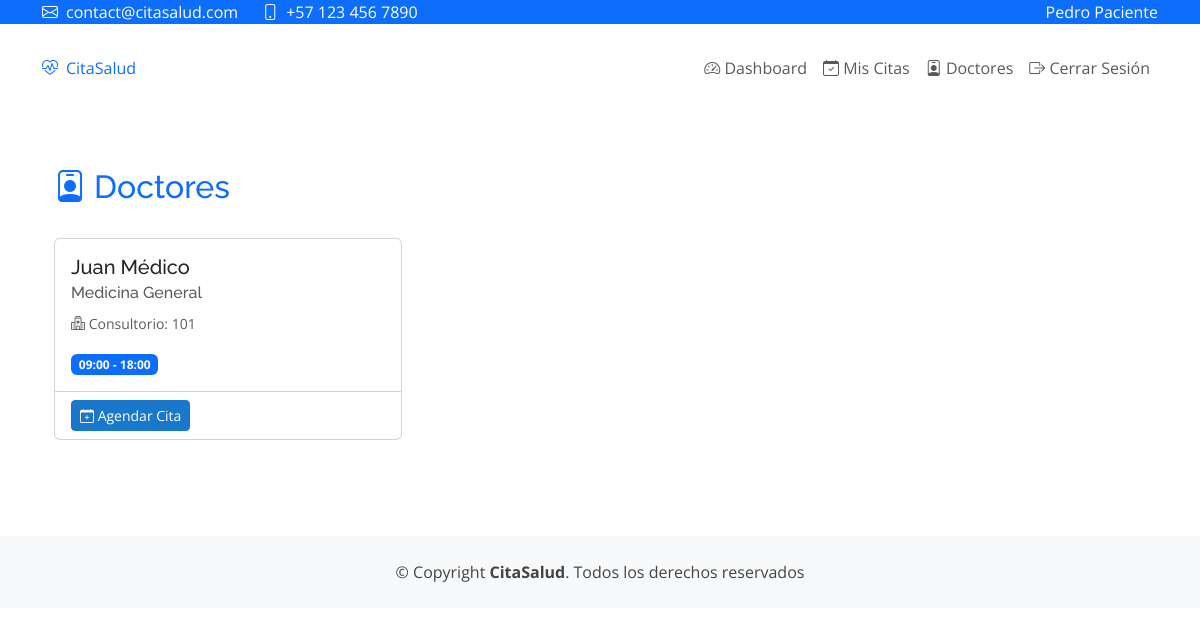
The app's page /dashboard/doctores/ (signed in) with its own data.
### app_citas/models.py (models this page shows, shortened)
class Doctor(models.Model):
    usuario = models.OneToOneField(User, on_delete=models.CASCADE)
    numero_colegiado = models.CharField(max_length=50, blank=True, null=True)
    especialidad_principal = models.ForeignKey(
        Especialidad,
        on_delete=models.CASCADE,
        related_name='doctores_principal'
    )
    especialidades_adicionales = models.ManyToManyField(
        Especialidad,
        related_name='doctores_adicionales',
        blank=True
    )
    titulo = models.CharField(max_length=100, blank=True)
    consultorio = models.CharField(max_length=50, blank=True)
    biografia = models.TextField(blank=True)
    activo = models.BooleanField(default=True)
    horario_inicio = models.TimeField(default='09:00')
    horario_fin = models.TimeField(default='18:00')
    class Meta:
        verbose_name = "Doctor"
        verbose_name_plural = "Doctores"

class Especialidad(models.Model):
    nombre = models.CharField(max_length=100)
    descripcion = models.TextField()
    icono = models.CharField(max_length=50, help_text="Nombre del ícono de FontAwesome", default="fa-stethoscope")
    color = models.CharField(max_length=20, default="primary")
    activo = models.BooleanField(default=True)
    created_at = models.DateTimeField(auto_now_add=True)
    updated_at = models.DateTimeField(auto_now=True)
    class Meta:
        verbose_name_plural = "Especialidades"
        ordering = ['nombre']
    def __str__(self):
        return self.nombre

### app_citas/views.py (the view)
# urls.py: path('doctores/', views.lista_doctores, name='lista_doctores'),
@login_required
def lista_doctores(request):
    doctores = Doctor.objects.select_related('usuario', 'especialidad_principal').filter(activo=True)
    return render(request, 'app_citas/doctores/lista_doctores.html', {
        'doctores': doctores
    })

### templates/app_citas/doctores/lista_doctores.html (shortened to what this page needs)
{% extends 'base.html' %}
{% load static %}
{% block content %}
<div class="container py-4">
    <div class="d-flex justify-content-between align-items-center mb-4">
        <h2 class="text-primary">
            <i class="bi bi-person-badge"></i> Doctores
        </h2>
    </div>
    <div class="row row-cols-1 row-cols-md-3 g-4">
        {% for doctor in doctores %}
        <div class="col">
            <div class="card h-100">
                <div class="card-body">
                    <h5 class="card-title">{{ doctor.usuario.get_full_name }}</h5>
                    <h6 class="card-subtitle mb-2 text-muted">{{ doctor.especialidad_principal }}</h6>
                    <p class="card-text">
                        <small class="text-muted">
                            <i class="bi bi-hospital"></i> Consultorio: {{ doctor.consultorio }}
                        </small>
                    </p>
                    <div class="mt-3">
                        <span class="badge bg-primary">
                            {{ doctor.horario_inicio|time:"H:i" }} - {{ doctor.horario_fin|time:"H:i" }}
                        </span>
                    </div>
                </div>
                <div class="card-footer bg-transparent">
                    {% if user.paciente %}
                    <a href="{% url 'app_citas:crear_cita' %}?doctor={{ doctor.id }}" class="btn btn-primary btn-sm">
                        <i class="bi bi-calendar-plus"></i> Agendar Cita
                    </a>
                    {% endif %}
                </div>
            </div>
        </div>
        {% empty %}
        <div class="col-12">
            <div class="alert alert-info">
                No hay doctores disponibles en este momento.
            </div>
        </div>
        {% endfor %}
    </div>
</div>
{% endblock %}

### templates/base.html (shortened to what this page needs)
{% load static %}
<!DOCTYPE html>
<html lang="es">
<head>
    <link href="https://cdn.jsdelivr.net/npm/bootstrap@5.3.0/dist/css/bootstrap.min.css" rel="stylesheet">
    <link href="https://cdn.jsdelivr.net/npm/bootstrap-icons@1.10.0/font/bootstrap-icons.css" rel="stylesheet">
    <link href="{% static 'css/main.css' %}" rel="stylesheet">
</head>
<body>
    <div id="topbar" class="fixed-top bg-primary">
        <div class="container d-flex justify-content-between align-items-center">
            <div class="contact-info d-flex align-items-center text-white">
                <i class="bi bi-envelope me-2"></i> contact@citasalud.com
                <i class="bi bi-phone ms-4 me-2"></i> +57 123 456 7890
            </div>
            {% if user.is_authenticated %}
            <div class="d-flex align-items-center">
                <span class="text-white">{{ user.get_full_name|default:user.username }}</span>
            </div>
            {% endif %}
        </div>
    </div>
    <header id="header" class="fixed-top" style="margin-top: 40px;">
        <div class="container d-flex align-items-center justify-content-between">
            <a href="{% url 'app_citas:dashboard' %}" class="logo d-flex align-items-center">
                <i class="bi bi-heart-pulse text-primary me-2"></i>
                <span class="text-primary">CitaSalud</span>
            </a>
            <nav class="navbar navbar-expand-lg">
                <div class="collapse navbar-collapse" id="navbarNav">
                    <ul class="navbar-nav ms-auto">
                        {% if user.is_authenticated %}
                            <li class="nav-item">
                                <a class="nav-link" href="{% url 'app_citas:dashboard' %}">
                                    <i class="bi bi-speedometer2"></i> Dashboard
                                </a>
                            </li>
                            <li class="nav-item">
                                <a class="nav-link" href="{% url 'app_citas:lista_citas' %}">
                                    <i class="bi bi-calendar-check"></i> Mis Citas
                                </a>
                            </li>
                            <li class="nav-item">
                                <a class="nav-link" href="{% url 'app_citas:lista_doctores' %}">
                                    <i class="bi bi-person-badge"></i> Doctores
                                </a>
                            </li>
                            <li class="nav-item">
                                <a class="nav-link" href="{% url 'logout' %}">
                                    <i class="bi bi-box-arrow-right"></i> Cerrar Sesión
                                </a>
                            </li>
                        {% endif %}
                    </ul>
                </div>
            </nav>
        </div>
    </header>
    <main id="main" style="margin-top: 120px;">
        <div class="container py-4">
            {% block content %}{% endblock %}
        </div>
    </main>
    <footer id="footer" class="bg-light mt-5">
        <div class="container py-4">
            <div class="copyright text-center">
                &copy; Copyright <strong><span>CitaSalud</span></strong>. Todos los derechos reservados
            </div>
        </div>
    </footer>
</body>
</html>

### static/css/main.css (style rules this page uses)
:root { --primary-color: #1977cc; --secondary-color: #2c4964; --accent-color: #65c9cd; }
body { font-family: "Open Sans", sans-serif; color: #444444; }
a { color: var(--primary-color); text-decoration: none; }
h1, h2, h3, h4, h5, h6 { font-family: "Raleway", sans-serif; }
.btn-primary { background: var(--primary-color); border-color: var(--primary-color); }

### records on screen
Doctor: usuario.get_full_name "Juan Médico", especialidad_principal "Medicina General", consultorio "101", horario_inicio "09:00", horario_fin "18:00"

### other values on screen
{{ user.get_full_name|default:user.username }} "Pedro Paciente"
